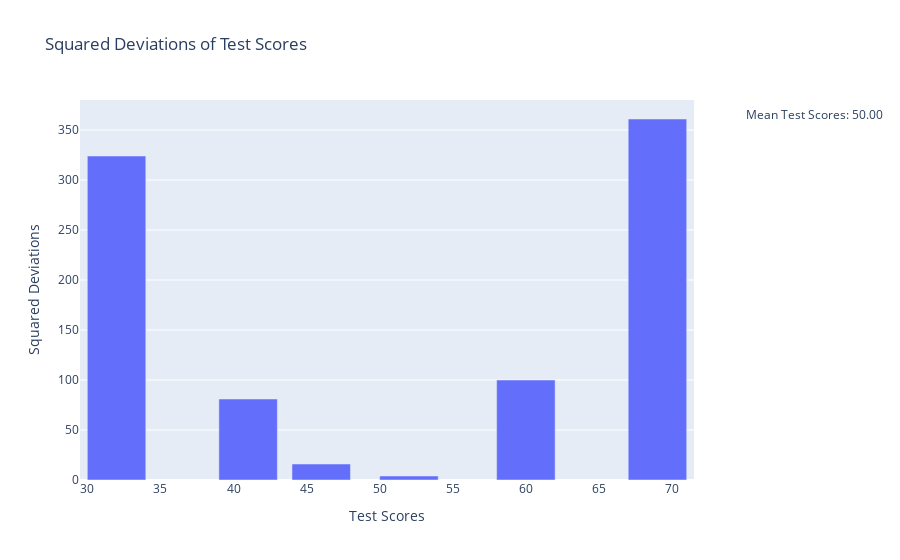

This figure's notebook cell:
### Markdown cell above
4. **Average the Squared Differences:** Now we calculate the average of all these squared difference values.

   **Why?** We want to know on average how spread out our data is. If we were to just sum these values, larger datasets would appear to have higher spreads. By taking the average, we normalize it.

   Let's calculate the average:

   $$\frac{\sum{(X - \mu)^2}}{N} = \frac{16 + 361 + 324 + 100 + 4 + 81}{6} \approx 147.67$$

5. **Take the Square Root of the Average of the Squared Differences:** This is our final step, and it produces our standard deviation.

   **Why?** Since we squared the differences in step 3, we have square units. Taking the square root brings this value back to its original unit, giving us a measure of data spread that we can directly compare with the values in our data.

   Let's calculate the square root:

   $$\sigma = \sqrt{\frac{\sum{(X - \mu)^2}}{N}} = \sqrt{147.67} \approx 12.15$$

So, the standard deviation of our dataset `[46, 69, 32, 60, 52, 41]` is approximately 12.15.

We'll cover more about this in the next session on Distribution Statistics.

### Code cell
import plotly.express as px
import pandas as pd
import numpy as np
import plotly.graph_objs as go

# Create a DataFrame with your data
df = pd.DataFrame({
    'Test Scores': [46, 69, 32, 60, 52, 41]
})

# Calculate the mean
mean = df['Test Scores'].mean()

# Calculate the deviations
df['Deviation'] = df['Test Scores'] - mean

# Calculate the squared deviations
df['Squared Deviations'] = np.square(df['Deviation'])

# Create a bar chart of squared deviations
fig = px.bar(df, x='Test Scores', y='Squared Deviations',
             title='Squared Deviations of Test Scores',
             labels={'Squared Deviations': 'Squared Deviations', 'Test Scores': 'Test Scores'})

# Add an invisible trace for mean, just for the sake of legend
fig.add_trace(go.Scatter(
    x=[df['Test Scores'].min(), df['Test Scores'].max()],
    y=[mean, mean],
    mode="lines",
    line=go.scatter.Line(color="rgba(0,0,0,0)"),  # Transparent color
    showlegend=True,
    name="Mean Test Scores: {:.2f}".format(mean),  # Show mean value in the legend
))

fig.show()

### Figure 1 — Plotly figure (JSON) as saved in the notebook; plotly's stock layout.template omitted (floating-point values rounded to 4 significant figures)
{"data": [{"alignmentgroup": "True", "hovertemplate": "Test Scores=%{x}<br>Squared Deviations=%{y}<extra></extra>", "legendgroup": "", "marker": {"color": "#636efa", "pattern": {"shape": ""}}, "name": "", "offsetgroup": "", "orientation": "v", "showlegend": false, "textposition": "auto", "type": "bar", "x": [46, 69, 32, 60, 52, 41], "xaxis": "x", "y": [16, 361, 324, 100, 4, 81], "yaxis": "y"}, {"line": {"color": "rgba(0,0,0,0)"}, "mode": "lines", "name": "Mean Test Scores: 50.00", "showlegend": true, "type": "scatter", "x": [32, 69], "y": [50, 50]}], "layout": {"barmode": "relative", "legend": {"tracegroupgap": 0}, "title": {"text": "Squared Deviations of Test Scores"}, "xaxis": {"anchor": "y", "domain": [0, 1], "title": {"text": "Test Scores"}}, "yaxis": {"anchor": "x", "domain": [0, 1], "title": {"text": "Squared Deviations"}}}}
